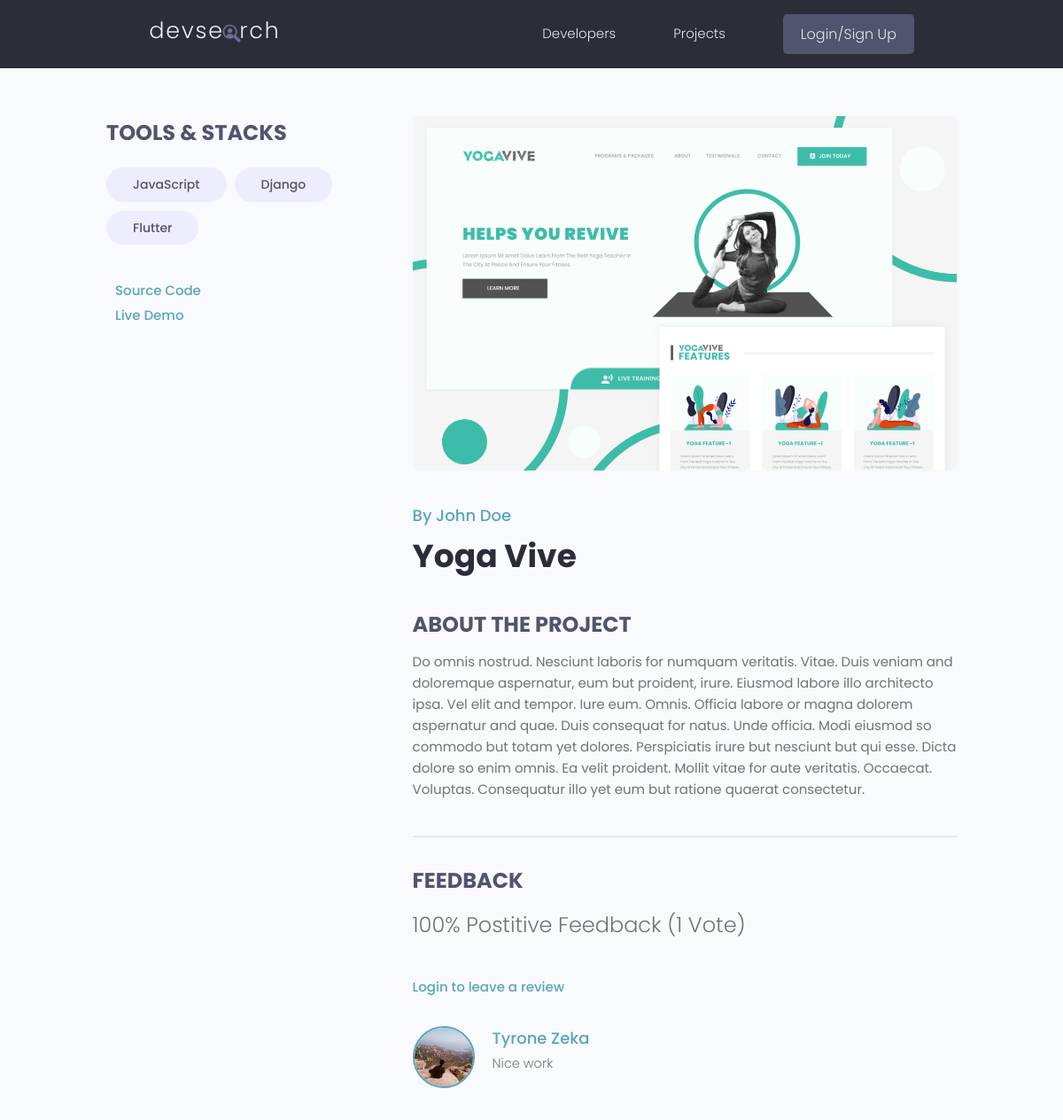
Page /projects/project/259b3678-4afc-45d0-8d4d-e6d2908532b8/ on the earlier database version.
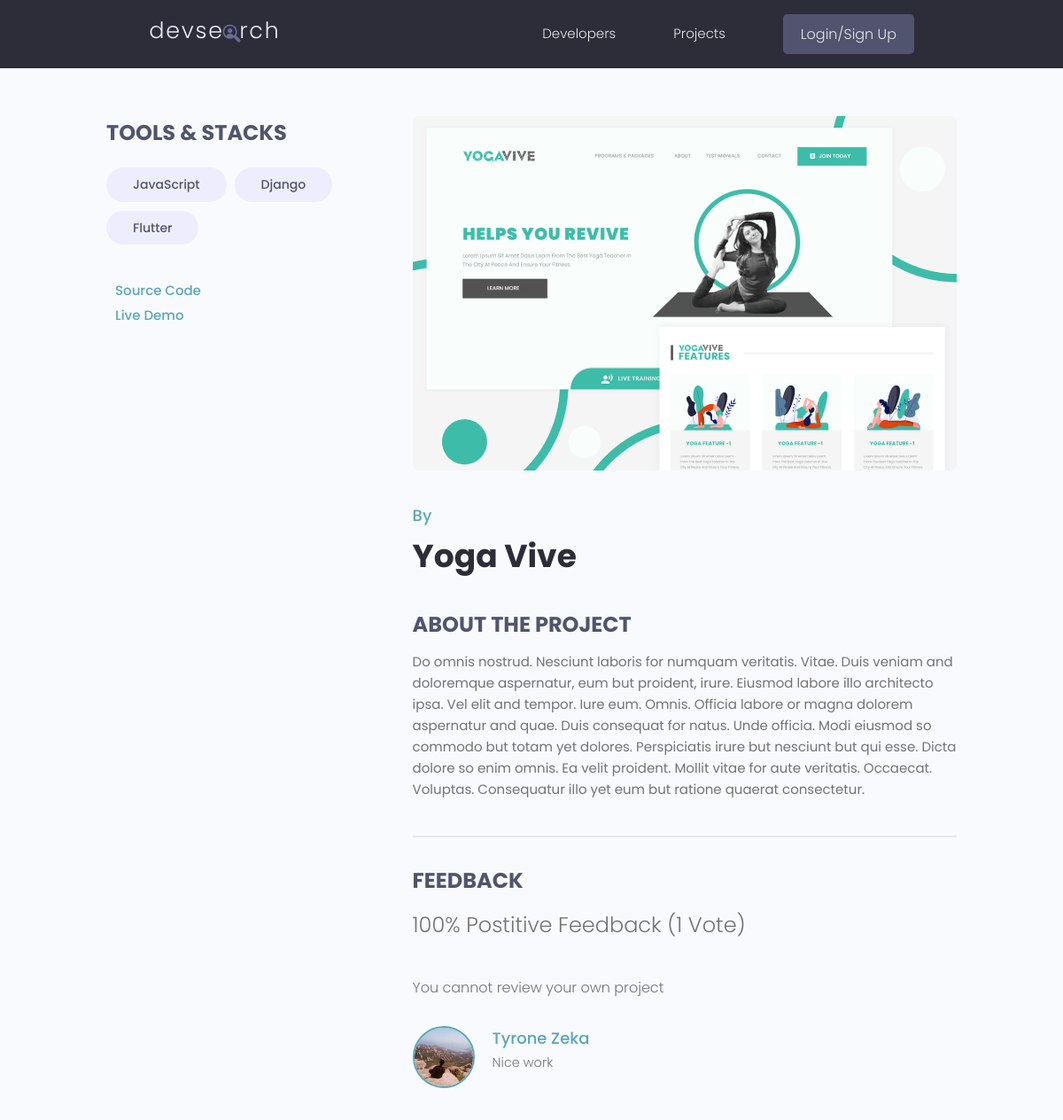
Same page on the later database version.
### projects/models.py (models this page shows, shortened)
class Project(models.Model):
    owner = models.ForeignKey(Profile,null = True, blank = True, on_delete = models.SET_NULL)
    title = models.CharField(max_length=200)
    description = models.TextField(null=True, blank=True) # blank is for making a post request/form upload and null for database
    featured_image = models.ImageField(null=True, blank =True, default="default.jpg")
    demo_link = models.CharField(max_length=2000, null = True, blank=True)
    source_link = models.CharField(max_length=2000, null= True, blank = True)
    tags = models.ManyToManyField('Tag', blank=True)
    vote_total = models.IntegerField(default=0, null=True, blank=True)
    vote_ratio = models.IntegerField(default=0, null=True, blank=True)
    created = models.DateTimeField(auto_now_add=True)
    id = models.UUIDField(default=uuid.uuid4,unique=True, primary_key=True, editable=False)
    class Meta:
        ordering = ['-vote_ratio','-vote_total','title']
    @property
    def reviewers(self):
        queryset = self.review_set.all().values_list('owner__id', flat = True)
        return queryset

### users/models.py (models this page shows, shortened)
class Profile(models.Model):
    user = models.OneToOneField(User, on_delete = models.CASCADE, null = True, blank = True)
    name = models.CharField(max_length=200,blank=True,null=True)
    email = models.EmailField(max_length = 500, blank =True, null = True)
    username = models.CharField(max_length=200,null=True,blank=True)
    location = models.CharField(max_length=200,null=True,blank=True)
    short_intro = models.CharField(max_length=200,null=True,blank=True)
    bio = models.TextField(blank=True,null=True)
    profile_picture = models.ImageField(null = True,blank = True, upload_to = 'profiles/', default = 'profiles/user-default.png')
    social_github = models.CharField(max_length=200,blank=True,null=True)
    social_twitter = models.CharField(max_length=200,blank=True,null=True)
    social_linkedin = models.CharField(max_length=200,blank=True,null=True)
    social_website = models.CharField(max_length=200,blank=True,null=True)
    created = models.DateTimeField(auto_now_add = True )
    id = models.UUIDField(default=uuid.uuid4,unique=True, primary_key=True, editable=False)

### projects/views.py (the view, shortened to what this page needs)
# urls.py: path('project/<str:pk>/', views.project, name = 'project'),
def project(request, pk):
    form = ReviewForm()
    projectObj = Project.objects.get(id= pk)
    return render(request, 'projects/single-project.html', {'project': projectObj,'form':form})

### projects/models.py (called while the page is built)
    def __str__(self) -> str:
        return self.name

### projects/templates/projects/single-project.html (shortened to what this page needs)
{% extends 'main.html' %}
{% block content %}
  <main class="singleProject my-md">
    <div class="container">
      <div class="layout">
        <div class="column column--1of3">
          <h3 class="singleProject__subtitle">Tools & Stacks</h3>
          <div class="singleProject__toolStack">
              {% for tag in project.tags.all %}
            <span class="tag tag--pill tag--sub tag--lg">
              <small>{{tag}}</small>
            </span>
            {% endfor %}
          </div>
          {% if project.source_link %}
          <a class="singleProject__liveLink" href="#" target="_blank">Source Code
          </a>
          {% endif %}
          <br>
          {% if project.demo_link %}
          <a class="singleProject__liveLink" href="#" target="_blank">Live Demo
          </a>
          {% endif %}
        </div>
        <div class="column column--2of3">
          <img class="singleProject__preview" src="{{ project.featured_image.url }}" alt="portfolio thumbnail" />
          <a href="{% url 'user-profile' project.owner.id %}" class="singleProject__developer">By {{project.owner.name}}</a>
          <h2 class="singleProject__title">{{project.title}}</h2>
          <h3 class="singleProject__subtitle">About the Project</h3>
          <div class="singleProject__info">
            {{project.description}}
            <br />
          </div>
          <div class="comments">
            <h3 class="singleProject__subtitle">Feedback</h3>
            <h5 class="project--rating">
              {{project.vote_ratio}}% Postitive Feedback ({{project.vote_total}} Vote{{project.vote_total|pluralize:"s"}})
            </h5>
            {% if request.user.profile.id in project.reviewers %}
              <p>User already reviewed the project</p>
            {% elif request.user.profile == project.owner %}
              <p>You cannot review your own project</p>
            {% else %}
              <a href="{% url 'login' %}?next={{request.path}}">Login to leave a review</a>
            {% endif %}
            <div class="commentList">
              {% for review in project.review_set.all %}
                {% if review.body %}
                  <div class="comment">
                    <a href="{% url 'user-profile' review.owner.id %}">
                      <img class="avatar avatar--md"
                        src="{{review.owner.profile_picture.url}}" alt="user" />
                    </a>
                    <div class="comment__details">
                      <a href="{% url 'user-profile' review.owner.id %}" class="comment__author">{{review.owner.name}}</a>
                      <p class="comment__info">{{review.body|linebreaksbr}}</p>
                    </div>
                  </div>
                {% endif %}
              {% endfor %}
            </div>
          </div>
        </div>
      </div>
    </div>
  </main>
  {% endblock  %}

Differences in the rows shown:
changed Project "Yoga Vive": owner.name "John Doe" → (not shown)
Other differences:
text no longer shown: "Login to leave a review"
text now shown: "You cannot review your own project"
